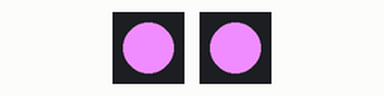
This program was run on a simulated Raspberry Pi Pico running MicroPython. On the bench: 2 × 1 RGB LEDs in strip order, left to right.

Above: at 0.1 s.
At 1.1 s:
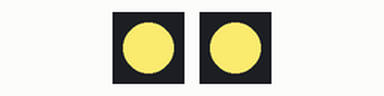
At 2.5 s:
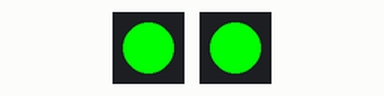
At 4.9 s:
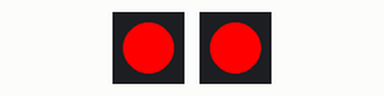
Timing chart, 0 to 5.2 s (numbered marks = the images above):
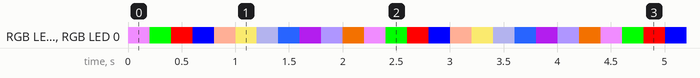

The program:

Color_Cycle_Day_6.py
```python
# Let it Glow Advent Calendar - Day 6
# Cycle Colors Activity 3
# Added try and except to end program and turn off the LEDs
# Lori Pfahler
# December 11, 2023


# Imports
from utime import sleep
from machine import Pin
from neopixel import NeoPixel

# Define GRBled1 pin number (22) and number of LEDs (1)
GRBled1 = NeoPixel(Pin(22), 1)
# Define GRBled2 pin number (21) and number of LEDs (1)
GRBled2 = NeoPixel(Pin(21), 1)

# Define some GRB color variables
white = (240, 140, 255)
red = (0, 255, 0)
green = (255, 0, 0)
blue = (0, 0, 255)
yellow = (255, 175, 150)
orange = (238, 223, 105)
pink = (150, 150, 200)
purple = (40, 100, 255)
iceblue = (150, 25, 200)
unicorn = (175, 150, 255)
bogey = (215, 100, 0)

# Define our colour list
colors = [white, red, green, blue, yellow, orange, pink, purple, iceblue, unicorn, bogey]

try:
    while True:
        # loop through the colors list
        for color in colors:
            GRBled1.fill((color))
            GRBled1.write()
            GRBled2.fill((color))
            GRBled2.write()
            sleep(0.2)

except KeyboardInterrupt:
    # turn them off
    GRBled1.fill((0,0,0))
    GRBled1.write()
    GRBled2.fill((0,0,0))
    GRBled2.write()    
```

Measured:
- by itself, everything shown: repeats every 2.2 s, in 11 steps
